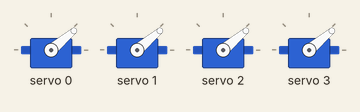
This sketch was run on a simulated Arduino Uno, built with avr-gcc and run on an emulated ATmega328P. Shown: 4 × servo.

Above: at 0.05 s.
At 0.25 s:
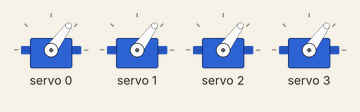
At 0.8 s:
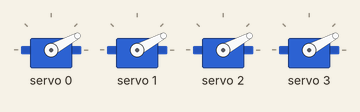
Timing chart, 0 to 3.0 s (numbered marks = the images above):
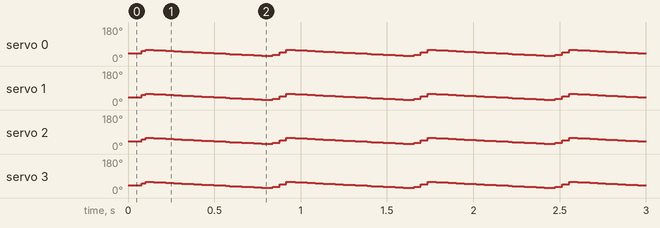

The sketch:

test_joints.ino
```cpp
#include <Wire.h>
#include <Adafruit_PWMServoDriver.h>

Adafruit_PWMServoDriver pca9685 = Adafruit_PWMServoDriver(0x40);

void setup() {
  Wire.begin();

  pca9685.begin();
  pca9685.setOscillatorFrequency(25000000);
  pca9685.setPWMFreq(50);
}

void loop() {
  for (int deg = 30; deg <= 60; deg++) {
    pca9685.setPWM(0, 0, map(deg, 0, 180, 102, 512));
    pca9685.setPWM(1, 0, map(deg, 0, 180, 102, 512));
    pca9685.setPWM(2, 0, map(deg, 0, 180, 102, 512));
    pca9685.setPWM(3, 0, map(deg, 0, 180, 102, 512));
  }

  for (int deg = 60; deg >= 30; deg--) {
    pca9685.setPWM(0, 0, map(deg, 0, 180, 102, 512));
    pca9685.setPWM(1, 0, map(deg, 0, 180, 102, 512));
    pca9685.setPWM(2, 0, map(deg, 0, 180, 102, 512));
    pca9685.setPWM(3, 0, map(deg, 0, 180, 102, 512));
    delay(20);
  }
}
```
